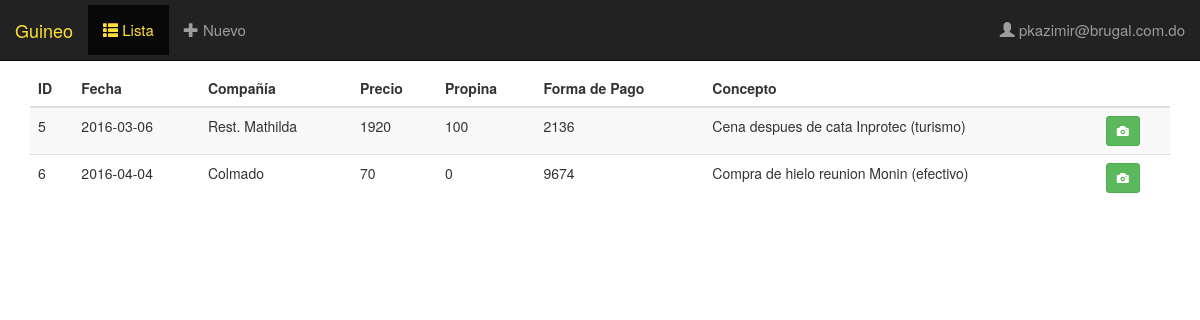
Before: / with the older database file.
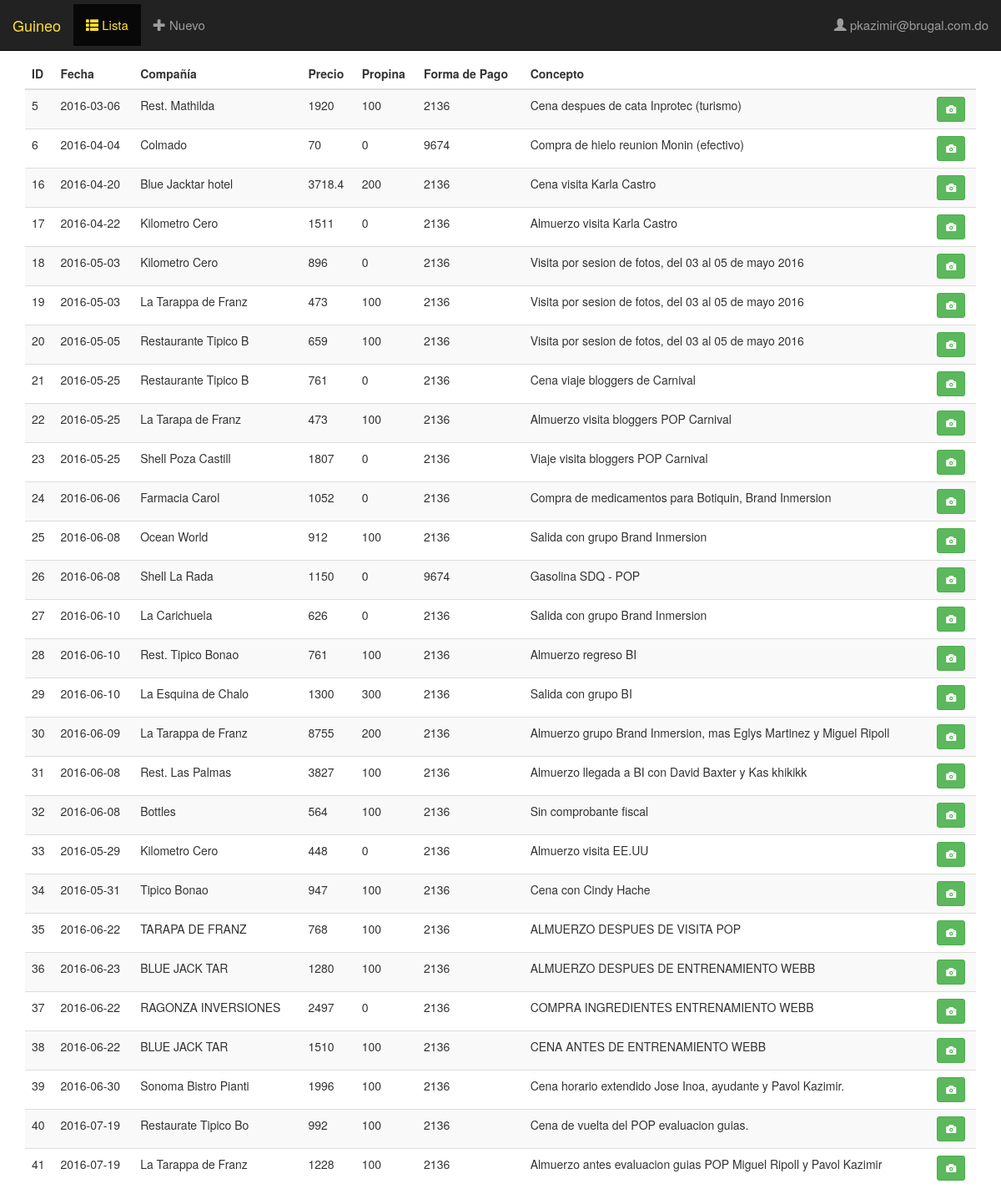
After: the same page with the newer database file.
### tables this page shows
CREATE TABLE IF NOT EXISTS `user` (
  `user_id` int(11) NOT NULL,
  `username` varchar(20) NOT NULL,
  PRIMARY KEY (`user_id`)
);

CREATE TABLE IF NOT EXISTS `factura` (
  `fact_id` int(11) NOT NULL AUTO_INCREMENT,
  `date` date DEFAULT NULL,
  `company` varchar(20) NOT NULL DEFAULT '',
  `price` float NOT NULL,
  `tip` float DEFAULT NULL,
  `card` int(11) NOT NULL,
  `comment` text,
  `ext` varchar(5) NOT NULL,
  `owner` varchar(20) NOT NULL,
  `created_date` date NOT NULL,
  `created_by` int(11) NOT NULL,
  PRIMARY KEY (`fact_id`)
);

### application/controllers/listado.php (called while the page is built)
<?php
class Listado extends MY_Controller {
	public function index()
	{
        $this->load->model('Factura_model');
        $data['fact_list'] = $this->Factura_model->get_facturas();
        $data['screen'] = 'list';
		$this->load->view('template', $data);
    }
}
?>

### index.php (called while the page is built, shortened)
<?php
require_once BASEPATH.'core/CodeIgniter.php';

### application/models/user_model.php (called while the page is built)
<?php
class User_model extends CI_Model {
    function getUser($idToCheck, $usernameToCheck) {
        $this->db->like('username', $usernameToCheck);
        $this->db->like('user_id', $idToCheck);
        $this->db->from('user');
        $result = $this->db->get();
        return $result->row();
    }
}
?>

### application/core/MY_Controller.php (called while the page is built, shortened)
<?php
class MY_Controller extends CI_Controller {
    public $userid = 1;
    public $username = "pkazimir";
    public function __construct()
    {
        if (!$this->_checkIfLogged($this->userid, $this->username)) {
            redirect(base_url().'login/');
        }
    }
    public function _checkIfLogged($idToCheck, $usernameToCheck) {
        if ($this->user_model->getUser($idToCheck, $usernameToCheck))
            return true;
        else
            return false;
    }
}
?>

### application/models/factura_model.php (called while the page is built, shortened)
<?php
class Factura_model extends CI_Model {
    function get_facturas()
    {
        $query = $this->db->get('factura');
        return $query->result_array();
    }
}
?>

### application/views/list.php (the view)
<table class="table table-striped" align="center">
<thead class="thead">
<tr>
    <th>ID</td>
    <th>Fecha</td>
    <th>Compañía</td>
    <th>Precio</td>
    <th class=" hidden-xs hidden-sm">Propina</td>
    <th class=" hidden-xs hidden-sm">Forma de Pago</td>
    <th>Concepto</td>
    <th>&nbsp;</td>
</tr>
</thead>
<?php foreach ($fact_list as $row): ?>
    <tr>
        <td><?php echo $row['fact_id']; ?></td>
        <td><?php echo $row['date']; ?></td>
        <td><?php echo $row['company']; ?></td>
        <td><?php echo $row['price']; ?></td>
        <td class="hidden-xs hidden-sm"><?php echo $row['tip']; ?></td>
        <td class="hidden-xs hidden-sm"><?php echo $row['card']; ?></td>
        <td><?php echo $row['comment']; ?></td>
        <td><a href="uploads/<?php echo $row['fact_id']; ?>.<?php echo $row['ext']; ?>" class="btn btn-sm btn-success" target="_blank"><span class="glyphicon glyphicon-camera"></span></a></td>
    </tr>
<?php endforeach; ?>
</table>

### application/views/template.php (shortened to what this page needs)
<!DOCTYPE html>
<html lang="en">
        <?php $this->load->view('header'); ?>
<body>
<?php $this->load->view('menu'); ?>
<div class="container">
  <div class="row">
    <div class="col-sm-12">
        <?php $this->load->view($screen); ?>
    </div>
  </div>
</div>
</body>
</html>

### application/views/header.php (shortened to what this page needs)
<link rel="stylesheet" href="css/main.css" type="text/css">
    <link href="css/bootstrap.min.css" rel="stylesheet" media="screen">

### application/views/menu.php (shortened to what this page needs)
<nav class="navbar navbar-inverse navbar-fixed-top">
  <div class="container-fluid">
    <div class="navbar-header">
        <span class="navbar-brand">Guineo</span>
    </div>
    <div class="collapse navbar-collapse" id="myNavbar">
        <ul class="nav navbar-nav">
            <li <?php if ($screen=='list') echo 'class="active active-color"'; ?>><a href="/guineo/listado"><span class="glyphicon glyphicon-th-list"></span> Lista</a></li>
            <li <?php if ($screen=='add') echo 'class="active active-color"'; ?>><a href="/guineo/nuevo"><span class="glyphicon glyphicon-plus"></span> Nuevo</a></li>
        </ul>
        <ul class="nav navbar-nav navbar-right hidden-xs hidden-sm">
          <li><a><span class="glyphicon glyphicon-user"></span> <?php echo $username; ?>@brugal.com.do</a></li>
        </ul>
    </div>
  </div>
</nav>

### css/main.css (style rules this page uses)
* { -webkit-box-sizing: border-box; -moz-box-sizing: border-box; box-sizing: border-box; }
body { padding-top: 70px; }
.navbar { padding-top: 5px; padding-bottom: 5px; border: 0; border-radius: 0; margin-bottom: 0; font-size: 15px; }
.active-color a { color: #FFE135 !important; }
.navbar-brand { color: #FFE135 !important; }

Changed rows visible on the page:
added factura: fact_id "16", date "2016-04-20", company "Blue Jacktar hotel", price "3718.4", tip "200", card "2136", comment "Cena visita Karla Castro"
added factura: fact_id "17", date "2016-04-22", company "Kilometro Cero", price "1511", tip "0", card "2136", comment "Almuerzo visita Karla Castro"
added factura: fact_id "18", date "2016-05-03", company "Kilometro Cero", price "896", tip "0", card "2136", comment "Visita por sesion de fotos, del 03 al 05 de mayo 2016"
added factura: fact_id "19", date "2016-05-03", company "La Tarappa de Franz", price "473", tip "100", card "2136", comment "Visita por sesion de fotos, del 03 al 05 de mayo 2016"
added factura: fact_id "20", date "2016-05-05", company "Restaurante Tipico B", price "659", tip "100", card "2136", comment "Visita por sesion de fotos, del 03 al 05 de mayo 2016"
added factura: fact_id "21", date "2016-05-25", company "Restaurante Tipico B", price "761", tip "0", card "2136", comment "Cena viaje bloggers de Carnival"
added factura: fact_id "22", date "2016-05-25", company "La Tarapa de Franz", price "473", tip "100", card "2136", comment "Almuerzo visita bloggers POP Carnival"
added factura: fact_id "23", date "2016-05-25", company "Shell Poza Castill", price "1807", tip "0", card "2136", comment "Viaje visita bloggers POP Carnival"
added factura: fact_id "24", date "2016-06-06", company "Farmacia Carol", price "1052", tip "0", card "2136", comment "Compra de medicamentos para Botiquin, Brand Inmersion"
added factura: fact_id "25", date "2016-06-08", company "Ocean World", price "912", tip "100", card "2136", comment "Salida con grupo Brand Inmersion"
added factura: fact_id "26", date "2016-06-08", company "Shell La Rada", price "1150", tip "0", card "9674", comment "Gasolina SDQ - POP"
added factura: fact_id "27", date "2016-06-10", company "La Carichuela", price "626", tip "0", card "2136", comment "Salida con grupo Brand Inmersion"
added factura: fact_id "28", date "2016-06-10", company "Rest. Tipico Bonao", price "761", tip "100", card "2136", comment "Almuerzo regreso BI"
added factura: fact_id "29", date "2016-06-10", company "La Esquina de Chalo", price "1300", tip "300", card "2136", comment "Salida con grupo BI"
added factura: fact_id "30", date "2016-06-09", company "La Tarappa de Franz", price "8755", tip "200", card "2136", comment "Almuerzo grupo Brand Inmersion, mas Eglys Martinez y Miguel Ripoll"
added factura: fact_id "31", date "2016-06-08", company "Rest. Las Palmas", price "3827", tip "100", card "2136", comment "Almuerzo llegada a BI con David Baxter y Kas khikikk"
added factura: fact_id "32", date "2016-06-08", company "Bottles", price "564", tip "100", card "2136", comment "Sin comprobante fiscal"
added factura: fact_id "33", date "2016-05-29", company "Kilometro Cero", price "448", tip "0", card "2136", comment "Almuerzo visita EE.UU"
added factura: fact_id "34", date "2016-05-31", company "Tipico Bonao", price "947", tip "100", card "2136", comment "Cena con Cindy Hache"
added factura: fact_id "35", date "2016-06-22", company "TARAPA DE FRANZ", price "768", tip "100", card "2136", comment "ALMUERZO DESPUES DE VISITA POP"
added factura: fact_id "36", date "2016-06-23", company "BLUE JACK TAR", price "1280", tip "100", card "2136", comment "ALMUERZO DESPUES DE ENTRENAMIENTO WEBB"
added factura: fact_id "37", date "2016-06-22", company "RAGONZA INVERSIONES", price "2497", tip "0", card "2136", comment "COMPRA INGREDIENTES ENTRENAMIENTO WEBB"
added factura: fact_id "38", date "2016-06-22", company "BLUE JACK TAR", price "1510", tip "100", card "2136", comment "CENA ANTES DE ENTRENAMIENTO WEBB"
added factura: fact_id "39", date "2016-06-30", company "Sonoma Bistro Pianti", price "1996", tip "100", card "2136", comment "Cena horario extendido Jose Inoa, ayudante y Pavol Kazimir."
added factura: fact_id "40", date "2016-07-19", company "Restaurate Tipico Bo", price "992", tip "100", card "2136", comment "Cena de vuelta del POP evaluacion guias."
added factura: fact_id "41", date "2016-07-19", company "La Tarappa de Franz", price "1228", tip "100", card "2136", comment "Almuerzo antes evaluacion guias POP Miguel Ripoll y Pavol Kazimir"
